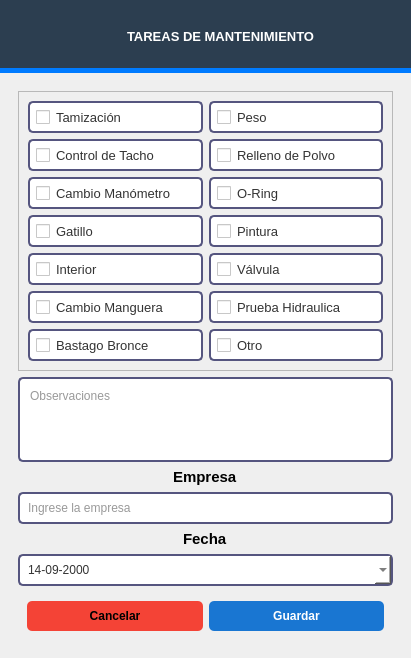
<?xml version="1.0" encoding="UTF-8"?>
<ui version="4.0">
 <class>TareasForm</class>
 <widget class="QDialog" name="TareasForm">
  <property name="geometry">
   <rect>
    <x>0</x>
    <y>0</y>
    <width>411</width>
    <height>658</height>
   </rect>
  </property>
  <property name="windowTitle">
   <string>Tareas de Mantenimiento</string>
  </property>
  <property name="styleSheet">
   <string notr="true">QDateEdit:focus {
     border: 1px solid #0078d7;
     background-color: #eef6ff;
   }
QCheckBox {
     border: 2px solid rgb(85, 85, 127);
     border-radius: 5px;
     padding: 5px 8px;
     color: #333;
     background-color: #fff;
  padding:6px;
   }
QCheckBox:focus {
     border: 1px solid #0078d7;
     background-color: #eef6ff;
   }
QTextEdit , QDateEdit ,QLineEdit{
     border: 2px solid rgb(85, 85, 127);
     border-radius: 5px;
     padding: 5px 8px;
     color: #333;
     background-color: #fff;
padding:6px;
   }
QTextEdit:focus ,QLineEdit:focus{
     border: 1px solid #0078d7;
     background-color: #eef6ff;
   }
 QPushButton {
     border: none;
     padding: 8px 16px;
     border-radius: 5px;
     font-weight: bold;
   }
   QPushButton#cancelar_form {
     background-color: #f44336;
     color: white;
   }
   QPushButton#cancelar_form:hover {
     background-color: #d32f2f;
   }
   QPushButton#guardar_tareas {
     background-color: #1976d2;
     color: white;
   }
   QPushButton#guardar_tareas:hover {
     background-color: #0d47a1;
   }</string>
  </property>
  <layout class="QVBoxLayout" name="verticalLayout" stretch="1,8">
   <property name="spacing">
    <number>0</number>
   </property>
   <property name="leftMargin">
    <number>0</number>
   </property>
   <property name="topMargin">
    <number>0</number>
   </property>
   <property name="rightMargin">
    <number>0</number>
   </property>
   <property name="bottomMargin">
    <number>0</number>
   </property>
   <item>
    <widget class="QWidget" name="widget" native="true">
     <property name="styleSheet">
      <string notr="true">background: #2C3E50;
border-bottom: 6px solid #5F9EA0;
border-bottom: 5px solid #007BFF;
</string>
     </property>
     <layout class="QHBoxLayout" name="horizontalLayout">
      <property name="topMargin">
       <number>2</number>
      </property>
      <property name="bottomMargin">
       <number>2</number>
      </property>
      <item>
       <spacer name="horizontalSpacer">
        <property name="orientation">
         <enum>Qt::Horizontal</enum>
        </property>
        <property name="sizeHint" stdset="0">
         <size>
          <width>40</width>
          <height>20</height>
         </size>
        </property>
       </spacer>
      </item>
      <item>
       <widget class="QLabel" name="label">
        <property name="minimumSize">
         <size>
          <width>25</width>
          <height>25</height>
         </size>
        </property>
        <property name="maximumSize">
         <size>
          <width>25</width>
          <height>25</height>
         </size>
        </property>
        <property name="styleSheet">
         <string notr="true">border:none;</string>
        </property>
        <property name="text">
         <string/>
        </property>
        <property name="pixmap">
         <pixmap>../images/extintor.png</pixmap>
        </property>
        <property name="scaledContents">
         <bool>true</bool>
        </property>
       </widget>
      </item>
      <item>
       <widget class="QLabel" name="label_2">
        <property name="minimumSize">
         <size>
          <width>50</width>
          <height>25</height>
         </size>
        </property>
        <property name="maximumSize">
         <size>
          <width>250</width>
          <height>25</height>
         </size>
        </property>
        <property name="font">
         <font>
          <pointsize>10</pointsize>
         <italic>false</italic>
          <bold>true</bold>
         </font>
        </property>
        <property name="styleSheet">
         <string notr="true">border:none;
color:rgb(255, 255, 255);</string>
        </property>
        <property name="text">
         <string>TAREAS DE MANTENIMIENTO</string>
        </property>
       </widget>
      </item>
      <item>
       <spacer name="horizontalSpacer_2">
        <property name="orientation">
         <enum>Qt::Horizontal</enum>
        </property>
        <property name="sizeHint" stdset="0">
         <size>
          <width>40</width>
          <height>20</height>
         </size>
        </property>
       </spacer>
      </item>
     </layout>
    </widget>
   </item>
   <item>
    <widget class="QWidget" name="widget_2" native="true">
     <layout class="QHBoxLayout" name="horizontalLayout_2">
      <item>
       <widget class="QWidget" name="widget_3" native="true">
        <layout class="QVBoxLayout" name="verticalLayout_2">
         <item>
          <widget class="QFrame" name="frame_checkboxes">
           <property name="styleSheet">
            <string notr="true"/>
           </property>
           <property name="frameShape">
            <enum>QFrame::StyledPanel</enum>
           </property>
           <property name="frameShadow">
            <enum>QFrame::Raised</enum>
           </property>
           <layout class="QGridLayout" name="gridLayout">
            <item row="4" column="1">
             <widget class="QCheckBox" name="checkBox_valvula">
              <property name="font">
               <font>
                <pointsize>10</pointsize>
               </font>
              </property>
              <property name="text">
               <string>Válvula</string>
              </property>
             </widget>
            </item>
            <item row="0" column="0">
             <widget class="QCheckBox" name="checkBox_tamizacion">
              <property name="font">
               <font>
                <pointsize>10</pointsize>
               </font>
              </property>
              <property name="text">
               <string>Tamización</string>
              </property>
             </widget>
            </item>
            <item row="6" column="1">
             <widget class="QCheckBox" name="checkBox_otro">
              <property name="font">
               <font>
                <pointsize>10</pointsize>
               </font>
              </property>
              <property name="text">
               <string>Otro</string>
              </property>
             </widget>
            </item>
            <item row="1" column="1">
             <widget class="QCheckBox" name="checkBox_relleno_polvo">
              <property name="font">
               <font>
                <pointsize>10</pointsize>
               </font>
              </property>
              <property name="text">
               <string>Relleno de Polvo</string>
              </property>
             </widget>
            </item>
            <item row="6" column="0">
             <widget class="QCheckBox" name="checkBox_bastago_bronce">
              <property name="font">
               <font>
                <pointsize>10</pointsize>
               </font>
              </property>
              <property name="text">
               <string>Bastago Bronce</string>
              </property>
             </widget>
            </item>
            <item row="5" column="0">
             <widget class="QCheckBox" name="checkBox_manguera">
              <property name="font">
               <font>
                <pointsize>10</pointsize>
               </font>
              </property>
              <property name="text">
               <string>Cambio Manguera</string>
              </property>
             </widget>
            </item>
            <item row="5" column="1">
             <widget class="QCheckBox" name="checkBox_ph">
              <property name="font">
               <font>
                <pointsize>10</pointsize>
               </font>
              </property>
              <property name="text">
               <string>Prueba Hidraulica</string>
              </property>
             </widget>
            </item>
            <item row="2" column="1">
             <widget class="QCheckBox" name="checkBox_oring">
              <property name="font">
               <font>
                <pointsize>10</pointsize>
               </font>
              </property>
              <property name="text">
               <string>O-Ring</string>
              </property>
             </widget>
            </item>
            <item row="3" column="1">
             <widget class="QCheckBox" name="checkBox_pintura">
              <property name="font">
               <font>
                <pointsize>10</pointsize>
               </font>
              </property>
              <property name="text">
               <string>Pintura</string>
              </property>
             </widget>
            </item>
            <item row="3" column="0">
             <widget class="QCheckBox" name="checkBox_gatillo">
              <property name="font">
               <font>
                <pointsize>10</pointsize>
               </font>
              </property>
              <property name="text">
               <string>Gatillo</string>
              </property>
             </widget>
            </item>
            <item row="2" column="0">
             <widget class="QCheckBox" name="checkBox_cambio_manometro">
              <property name="font">
               <font>
                <pointsize>10</pointsize>
               </font>
              </property>
              <property name="text">
               <string>Cambio Manómetro</string>
              </property>
             </widget>
            </item>
            <item row="1" column="0">
             <widget class="QCheckBox" name="checkBox_control_tacho">
              <property name="font">
               <font>
                <pointsize>10</pointsize>
               </font>
              </property>
              <property name="text">
               <string>Control de Tacho</string>
              </property>
             </widget>
            </item>
            <item row="4" column="0">
             <widget class="QCheckBox" name="checkBox_interior">
              <property name="font">
               <font>
                <pointsize>10</pointsize>
               </font>
              </property>
              <property name="text">
               <string>Interior</string>
              </property>
             </widget>
            </item>
            <item row="0" column="1">
             <widget class="QCheckBox" name="checkBox_peso">
              <property name="font">
               <font>
                <pointsize>10</pointsize>
               </font>
              </property>
              <property name="text">
               <string>Peso</string>
              </property>
             </widget>
            </item>
           </layout>
          </widget>
         </item>
         <item>
          <widget class="QTextEdit" name="textEdit_observacion">
           <property name="styleSheet">
            <string notr="true"/>
           </property>
           <property name="placeholderText">
            <string>Observaciones</string>
           </property>
          </widget>
         </item>
         <item alignment="Qt::AlignHCenter">
          <widget class="QLabel" name="label_empresa">
           <property name="font">
            <font>
             <pointsize>11</pointsize>
            <bold>true</bold>
            </font>
           </property>
           <property name="styleSheet">
            <string notr="true">color:black;</string>
           </property>
           <property name="text">
            <string>Empresa</string>
           </property>
          </widget>
         </item>
         <item>
          <widget class="QLineEdit" name="lineEditEmpresa">
           <property name="styleSheet">
            <string notr="true"/>
           </property>
           <property name="placeholderText">
            <string>Ingrese la empresa</string>
           </property>
          </widget>
         </item>
         <item alignment="Qt::AlignHCenter">
          <widget class="QLabel" name="label_fecha">
           <property name="font">
            <font>
             <pointsize>11</pointsize>
            <bold>true</bold>
            </font>
           </property>
           <property name="styleSheet">
            <string notr="true">color:black;</string>
           </property>
           <property name="text">
            <string>Fecha</string>
           </property>
          </widget>
         </item>
         <item>
          <widget class="QDateEdit" name="dateEdit_fecha">
           <property name="styleSheet">
            <string notr="true"/>
           </property>
           <property name="buttonSymbols">
            <enum>QAbstractSpinBox::PlusMinus</enum>
           </property>
           <property name="maximumDate">
            <date>
             <year>2100</year>
             <month>12</month>
             <day>31</day>
            </date>
           </property>
           <property name="minimumDate">
            <date>
             <year>2000</year>
             <month>9</month>
             <day>14</day>
            </date>
           </property>
           <property name="displayFormat">
            <string>dd-MM-yyyy</string>
           </property>
           <property name="calendarPopup">
            <bool>true</bool>
           </property>
          </widget>
         </item>
         <item>
          <spacer name="verticalSpacer">
           <property name="orientation">
            <enum>Qt::Vertical</enum>
           </property>
           <property name="sizeHint" stdset="0">
            <size>
             <width>20</width>
             <height>20</height>
            </size>
           </property>
          </spacer>
         </item>
         <item>
          <widget class="QWidget" name="widget_4" native="true">
           <layout class="QHBoxLayout" name="horizontalLayout_3">
            <item>
             <widget class="QPushButton" name="cancelar_form">
              <property name="font">
               <font>
               <bold>true</bold>
               </font>
              </property>
              <property name="styleSheet">
               <string notr="true">color:black;</string>
              </property>
              <property name="text">
               <string>Cancelar</string>
              </property>
             </widget>
            </item>
            <item>
             <widget class="QPushButton" name="guardar_tareas">
              <property name="font">
               <font>
               <bold>true</bold>
               </font>
              </property>
              <property name="styleSheet">
               <string notr="true"/>
              </property>
              <property name="text">
               <string>Guardar</string>
              </property>
             </widget>
            </item>
           </layout>
          </widget>
         </item>
        </layout>
       </widget>
      </item>
     </layout>
    </widget>
   </item>
  </layout>
 </widget>
 <resources/>
 <connections/>
</ui>
